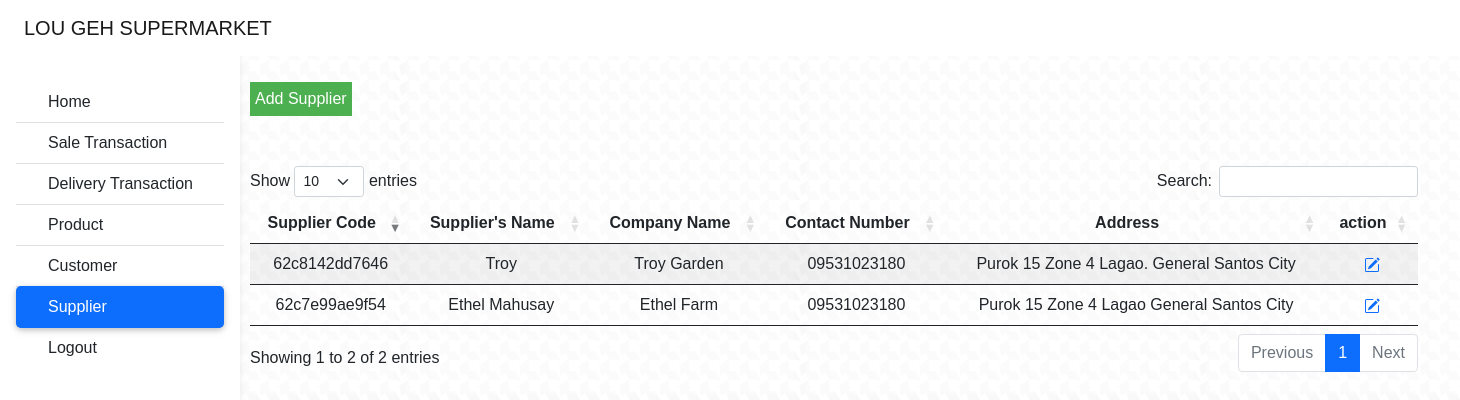
The page /supplier/index.php (signed in) on the database its author committed.
### tables this page shows
CREATE TABLE `supplier` (
  `supplier_code` varchar(255) NOT NULL,
  `name` varchar(100) NOT NULL,
  `company_name` varchar(255) NOT NULL,
  `contact_number` varchar(100) NOT NULL,
  `address` varchar(255) NOT NULL,
  `created_at` datetime NOT NULL DEFAULT current_timestamp(),
  `del_status` varchar(100) NOT NULL
);

### supplier/index.php (the view, shortened to what this page needs)
<?php
include "../navbar.php";
include "../db_conn.php";
 ?>
 <!DOCTYPE html>
 <html lang="en">
 <head>
     <link rel="stylesheet" href="https://cdnjs.cloudflare.com/ajax/libs/twitter-bootstrap/5.1.3/css/bootstrap.min.css">
     <link rel="stylesheet" href="https://cdn.datatables.net/1.12.1/css/dataTables.bootstrap5.min.css">
     <link rel="stylesheet" href="../assets/css/style.css" />
 </head>
 <body>
    <div style=" position: relative;
  left: 250px;
  margin: auto;
  border: 3px;
  ">
<a  href="add-supplier.php"><button class="dropbtn">Add Supplier</button></a>
    </div>
    <div class="table_item" style=" position: relative;
  left: 250px;
  width: 80%;
  height: 90%;
  border: 3px;
  top:50px;
  "
  >
 <table id="table" class="table table-striped" style="width:100%; border: 3px;">
        <thead>
            <tr>
                <th>Supplier Code</th>
                <th>Supplier's Name</th>
                <th>Company Name</th>
                <th>Contact Number</th>
                <th>Address</th>
                <th>action</th>
            </tr>
        </thead>
        <tbody>
        <?php
                    $squery =  mysqli_query($conn, "SELECT * from supplier Where del_status != 'deleted'");
                    while ($row = mysqli_fetch_array($squery)) {
                    ?>
            <tr>
            <td><?php echo $row['supplier_code'] ?></td>
            <td><?php echo $row['name'] ?></td>
            <td><?php echo $row['company_name'] ?></td>
            <td><?php echo $row['contact_number'] ?></td>
            <td><?php echo $row['address'] ?></td>
            <td><a href="edit-supplier.php?id=<?php echo $row['supplier_code'] ?>"></i></a></td>
            </tr> <?php }?>
            </tbody>
    </table>
 </body>
 </html>

### assets/css/style.css (style rules this page uses)
body { font-family: "Poppins", sans-serif; height: 100%; background: url("../assets/images/houndstooth.png"); background-repeat: repeat; }

### navbar.php (style rules this page uses)
body { background-color: white; }

### supplier/index.php (style rules this page uses)
.dropbtn { background-color: #4CAF50; color: white; padding: 5px; font-size: 16px; border: none; cursor: pointer; }

### rows shown on the page
supplier: supplier_code "62c7e99ae9f54", name "Ethel Mahusay", company_name "Ethel Farm", contact_number "09531023180", address "Purok 15 Zone 4 Lagao General Santos City"
supplier: supplier_code "62c8142dd7646", name "Troy", company_name "Troy Garden", contact_number "09531023180", address "Purok 15 Zone 4 Lagao. General Santos City"
